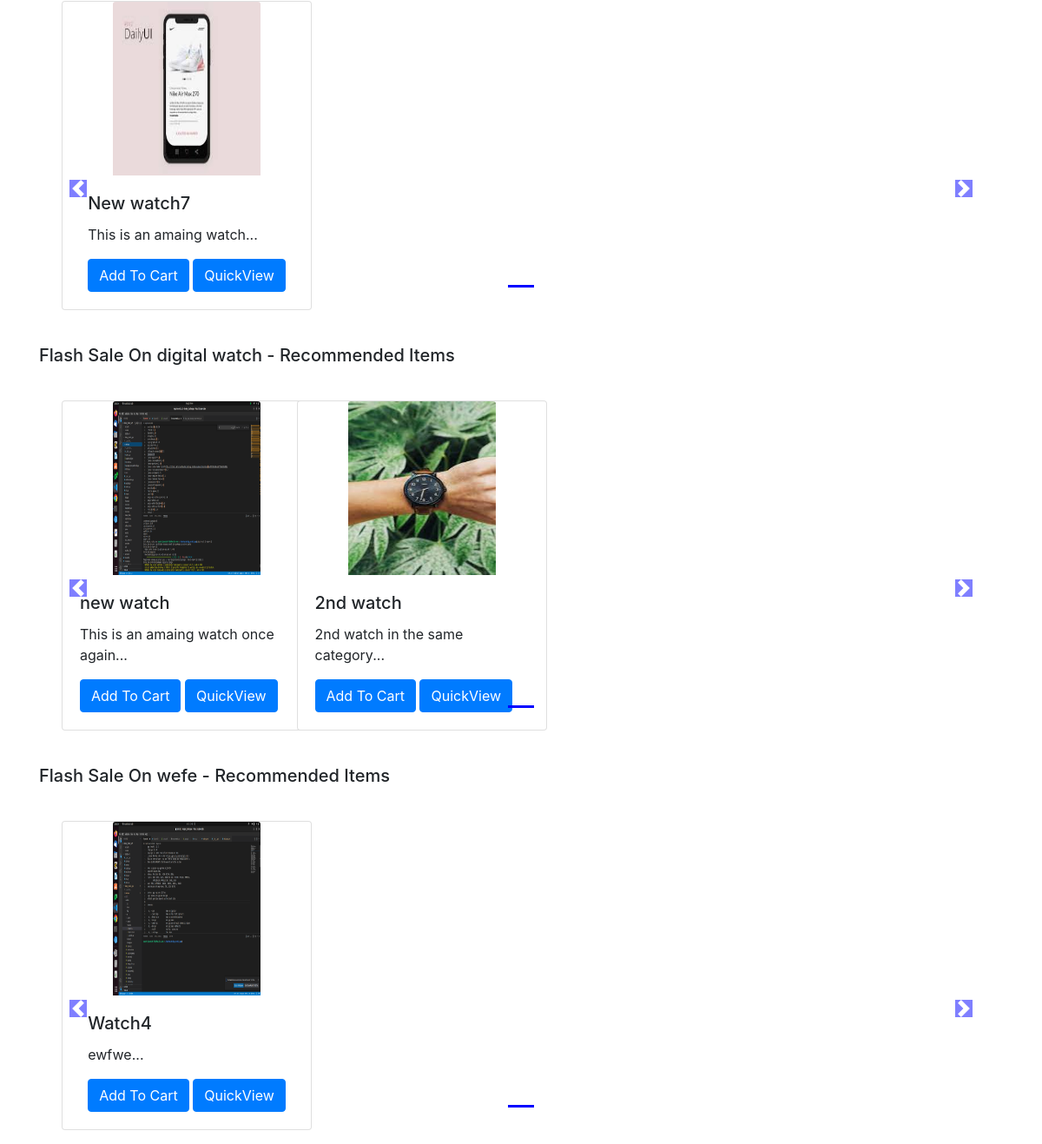
The page /shop/ (lower part) on the database as committed earlier.
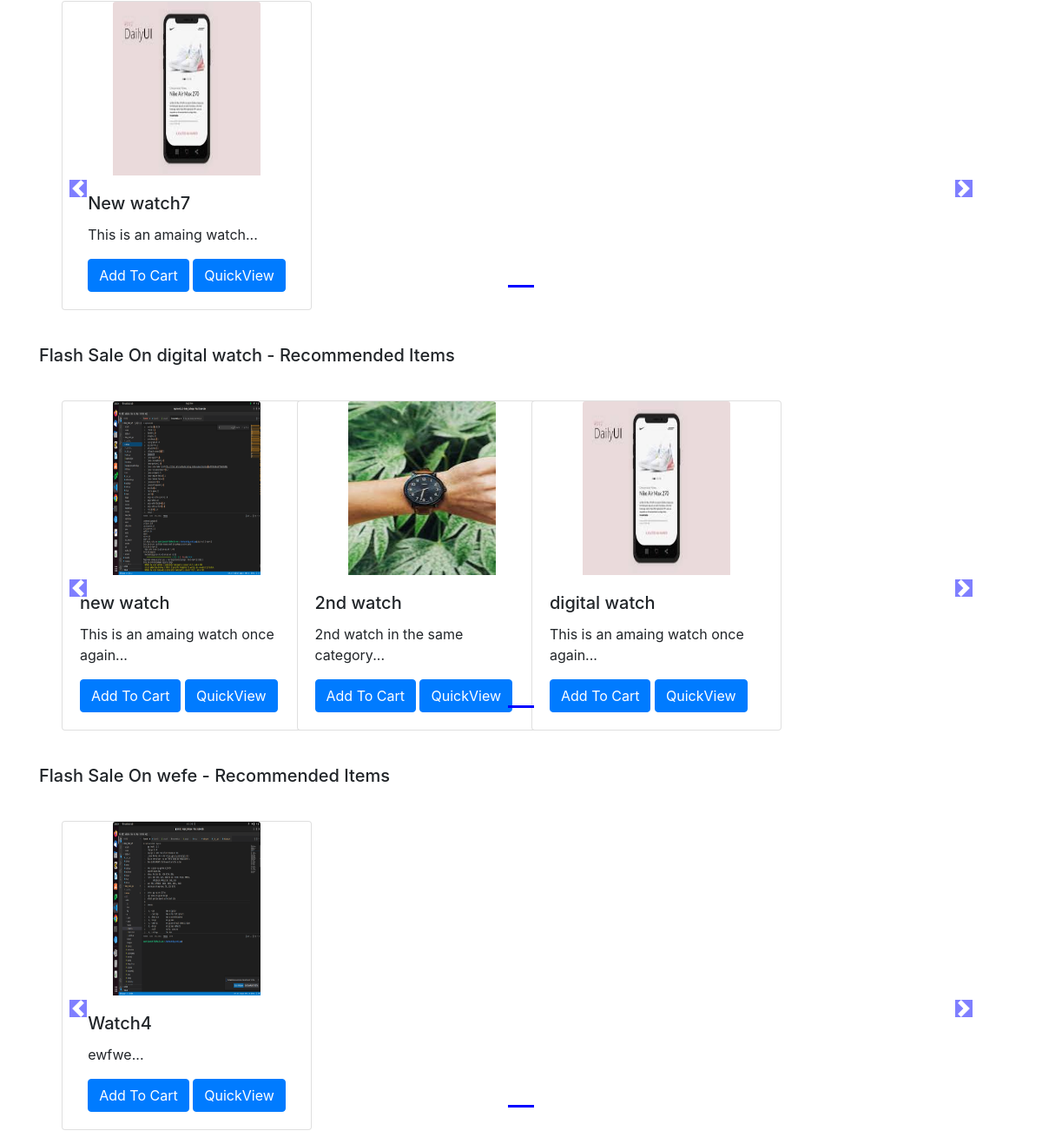
The same page on the database as committed later.
### shop/models.py (models this page shows, shortened)
class Product(models.Model):
    product_id = models.AutoField
    product_name = models.CharField(max_length=50)
    category = models.CharField(max_length=50,default='')
    subcategory = models.CharField(max_length=50,default='')
    price = models.IntegerField(default=0)
    desc = models.CharField(max_length=300)
    pub_date = models.DateField()
    image = models.ImageField(upload_to='shop/images',default='')

### shop/views.py (the view)
# urls.py: path('', views.index, name="ShopHome"),
def index(request):
    allProds = []
    catprods = Product.objects.values('category', 'id')
    cats = {item['category'] for item in catprods}
    for cat in cats:
        prod = Product.objects.filter(category=cat)
        n = len(prod)
        nSlides = n // 4 + ceil((n / 4) - (n // 4))
        allProds.append([prod, range(1, nSlides), nSlides])
    params = {'allProds':allProds}
    return render(request, 'shop/index.html', params)

### shop/templates/shop/index.html (shortened to what this page needs)
{% extends 'shop/basic.html' %}
{% block body %}
{% load static %}
<div class="container">
    {% for product, range, nSlides in allProds %}
    <h5 class="my-4">Flash Sale On {{product.0.category}} - Recommended Items</h5>
    <div class="row">
        <div id="demo{{forloop.counter}}" class="col carousel slide my-3" data-ride="carousel">
            <ul class="carousel-indicators">
                <li data-target="#demo{{forloop.counter}}" data-slide-to="0" class="active"></li>
            </ul>
            <div class="container carousel-inner no-padding">
                <div class="carousel-item active">
                    {% for i in product %}
                    <div class="col-xs-3 col-sm-3 col-md-3">
                        <div class="card align-items-center" style="width: 18rem;">
                            <img src='/media/{{i.image}}' class="card-img-top" alt="...">
                            <div class="card-body">
                                <h5 class="card-title" id="namepr{{i.id}}">{{i.product_name}}</h5>
                                <p class="card-text">{{i.desc|slice:"0:53"}}...</p>
                                <span id="divpr{{i.id}}" class="divpr">
                                    <button id="pr{{i.id}}" class="btn btn-primary cart">Add To Cart</button>
                                </span>
                                <a href="/shop/products/{{i.id}}"><button id="qv{{i.id}}" class="btn btn-primary cart">QuickView</button></a>
                            </div>
                        </div>
                    </div>
                    {% endfor %}
                </div>
            </div>
        </div>
        <a class="carousel-control-prev" href="#demo{{forloop.counter}}" data-slide="prev">
            <span class="carousel-control-prev-icon"></span>
        </a>
        <a class="carousel-control-next" href="#demo{{forloop.counter}}" data-slide="next">
            <span class="carousel-control-next-icon"></span>
        </a>
    </div>
    {% endfor %}
</div>
{% endblock %}

### shop/templates/shop/basic.html (shortened to what this page needs)
<!doctype html>
<html lang="en">
  <head>
    <link rel="stylesheet" href="https://stackpath.bootstrapcdn.com/bootstrap/4.2.1/css/bootstrap.min.css">
  </head>
  <body>
  {% block body %} {% endblock %}
  </body>
</html>

Rows that differ between the two databases and show on the page:
added Product: image (picture), product_name "digital watch", desc "This is an amaing watch once again"
